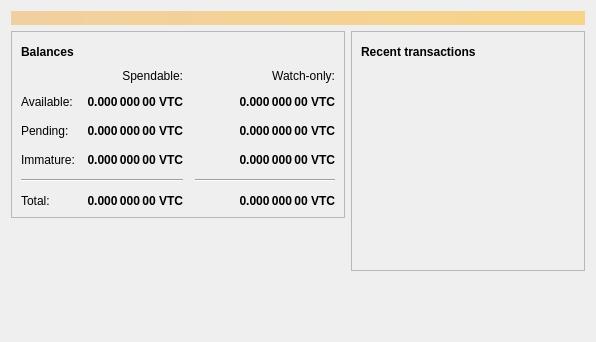
<?xml version="1.0" encoding="UTF-8"?>
<ui version="4.0">
 <class>OverviewPage</class>
 <widget class="QWidget" name="OverviewPage">
  <property name="geometry">
   <rect>
    <x>0</x>
    <y>0</y>
    <width>596</width>
    <height>342</height>
   </rect>
  </property>
  <property name="windowTitle">
   <string>Form</string>
  </property>
  <layout class="QVBoxLayout" name="topLayout">
   <item>
    <widget class="QLabel" name="labelAlerts">
     <property name="visible">
      <bool>false</bool>
     </property>
     <property name="styleSheet">
      <string notr="true">QLabel { background-color: qlineargradient(x1: 0, y1: 0, x2: 1, y2: 0, stop:0 #F0D0A0, stop:1 #F8D488); color:#000000; }</string>
     </property>
     <property name="wordWrap">
      <bool>true</bool>
     </property>
     <property name="margin">
      <number>3</number>
     </property>
     <property name="textInteractionFlags">
      <set>Qt::TextSelectableByMouse</set>
     </property>
    </widget>
   </item>
   <item>
    <layout class="QHBoxLayout" name="horizontalLayout" stretch="1,1">
     <item>
      <layout class="QVBoxLayout" name="verticalLayout_2">
       <item>
        <widget class="QFrame" name="frame">
         <property name="frameShape">
          <enum>QFrame::StyledPanel</enum>
         </property>
         <property name="frameShadow">
          <enum>QFrame::Raised</enum>
         </property>
         <layout class="QVBoxLayout" name="verticalLayout_4">
          <item>
           <layout class="QHBoxLayout" name="horizontalLayout_4">
            <item>
             <widget class="QLabel" name="label_5">
              <property name="font">
               <font>
                <weight>75</weight>
                <bold>true</bold>
               </font>
              </property>
              <property name="text">
               <string>Balances</string>
              </property>
             </widget>
            </item>
            <item>
             <widget class="QPushButton" name="labelWalletStatus">
              <property name="enabled">
               <bool>true</bool>
              </property>
              <property name="maximumSize">
               <size>
                <width>30</width>
                <height>16777215</height>
               </size>
              </property>
              <property name="toolTip">
               <string>The displayed information may be out of date. Your wallet automatically synchronizes with the Virtualcoin network after a connection is established, but this process has not completed yet.</string>
              </property>
              <property name="text">
               <string/>
              </property>
              <property name="icon">
               <iconset resource="../virtualcoin.qrc">
                <normaloff>:/icons/warning</normaloff>
                <disabledoff>:/icons/warning</disabledoff>:/icons/warning</iconset>
              </property>
              <property name="iconSize">
               <size>
                <width>24</width>
                <height>24</height>
               </size>
              </property>
              <property name="flat">
               <bool>true</bool>
              </property>
             </widget>
            </item>
            <item>
             <spacer name="horizontalSpacer_3">
              <property name="orientation">
               <enum>Qt::Horizontal</enum>
              </property>
              <property name="sizeHint" stdset="0">
               <size>
                <width>40</width>
                <height>20</height>
               </size>
              </property>
             </spacer>
            </item>
           </layout>
          </item>
          <item>
           <layout class="QGridLayout" name="gridLayout">
            <property name="spacing">
             <number>12</number>
            </property>
            <item row="2" column="2">
             <widget class="QLabel" name="labelWatchPending">
              <property name="font">
               <font>
                <weight>75</weight>
                <bold>true</bold>
               </font>
              </property>
              <property name="cursor">
               <cursorShape>IBeamCursor</cursorShape>
              </property>
              <property name="toolTip">
               <string>Unconfirmed transactions to watch-only addresses</string>
              </property>
              <property name="text">
               <string notr="true">0.000 000 00 VTC</string>
              </property>
              <property name="alignment">
               <set>Qt::AlignRight|Qt::AlignTrailing|Qt::AlignVCenter</set>
              </property>
              <property name="textInteractionFlags">
               <set>Qt::LinksAccessibleByMouse|Qt::TextSelectableByKeyboard|Qt::TextSelectableByMouse</set>
              </property>
             </widget>
            </item>
            <item row="2" column="1">
             <widget class="QLabel" name="labelUnconfirmed">
              <property name="font">
               <font>
                <weight>75</weight>
                <bold>true</bold>
               </font>
              </property>
              <property name="cursor">
               <cursorShape>IBeamCursor</cursorShape>
              </property>
              <property name="toolTip">
               <string>Total of transactions that have yet to be confirmed, and do not yet count toward the spendable balance</string>
              </property>
              <property name="text">
               <string notr="true">0.000 000 00 VTC</string>
              </property>
              <property name="alignment">
               <set>Qt::AlignRight|Qt::AlignTrailing|Qt::AlignVCenter</set>
              </property>
              <property name="textInteractionFlags">
               <set>Qt::LinksAccessibleByMouse|Qt::TextSelectableByKeyboard|Qt::TextSelectableByMouse</set>
              </property>
             </widget>
            </item>
            <item row="3" column="2">
             <widget class="QLabel" name="labelWatchImmature">
              <property name="font">
               <font>
                <weight>75</weight>
                <bold>true</bold>
               </font>
              </property>
              <property name="cursor">
               <cursorShape>IBeamCursor</cursorShape>
              </property>
              <property name="toolTip">
               <string>Mined balance in watch-only addresses that has not yet matured</string>
              </property>
              <property name="text">
               <string notr="true">0.000 000 00 VTC</string>
              </property>
              <property name="alignment">
               <set>Qt::AlignRight|Qt::AlignTrailing|Qt::AlignVCenter</set>
              </property>
              <property name="textInteractionFlags">
               <set>Qt::LinksAccessibleByMouse|Qt::TextSelectableByKeyboard|Qt::TextSelectableByMouse</set>
              </property>
             </widget>
            </item>
            <item row="4" column="0" colspan="2">
             <widget class="Line" name="line">
              <property name="orientation">
               <enum>Qt::Horizontal</enum>
              </property>
             </widget>
            </item>
            <item row="4" column="2">
             <widget class="Line" name="lineWatchBalance">
              <property name="sizePolicy">
               <sizepolicy hsizetype="Preferred" vsizetype="Fixed">
                <horstretch>0</horstretch>
                <verstretch>0</verstretch>
               </sizepolicy>
              </property>
              <property name="minimumSize">
               <size>
                <width>140</width>
                <height>0</height>
               </size>
              </property>
              <property name="orientation">
               <enum>Qt::Horizontal</enum>
              </property>
             </widget>
            </item>
            <item row="5" column="0">
             <widget class="QLabel" name="labelTotalText">
              <property name="text">
               <string>Total:</string>
              </property>
             </widget>
            </item>
            <item row="3" column="1">
             <widget class="QLabel" name="labelImmature">
              <property name="font">
               <font>
                <weight>75</weight>
                <bold>true</bold>
               </font>
              </property>
              <property name="cursor">
               <cursorShape>IBeamCursor</cursorShape>
              </property>
              <property name="toolTip">
               <string>Mined balance that has not yet matured</string>
              </property>
              <property name="text">
               <string notr="true">0.000 000 00 VTC</string>
              </property>
              <property name="alignment">
               <set>Qt::AlignRight|Qt::AlignTrailing|Qt::AlignVCenter</set>
              </property>
              <property name="textInteractionFlags">
               <set>Qt::LinksAccessibleByMouse|Qt::TextSelectableByKeyboard|Qt::TextSelectableByMouse</set>
              </property>
             </widget>
            </item>
            <item row="2" column="3">
             <spacer name="horizontalSpacer_2">
              <property name="orientation">
               <enum>Qt::Horizontal</enum>
              </property>
              <property name="sizeHint" stdset="0">
               <size>
                <width>40</width>
                <height>20</height>
               </size>
              </property>
             </spacer>
            </item>
            <item row="3" column="0">
             <widget class="QLabel" name="labelImmatureText">
              <property name="text">
               <string>Immature:</string>
              </property>
             </widget>
            </item>
            <item row="5" column="1">
             <widget class="QLabel" name="labelTotal">
              <property name="font">
               <font>
                <weight>75</weight>
                <bold>true</bold>
               </font>
              </property>
              <property name="cursor">
               <cursorShape>IBeamCursor</cursorShape>
              </property>
              <property name="toolTip">
               <string>Your current total balance</string>
              </property>
              <property name="text">
               <string notr="true">0.000 000 00 VTC</string>
              </property>
              <property name="alignment">
               <set>Qt::AlignRight|Qt::AlignTrailing|Qt::AlignVCenter</set>
              </property>
              <property name="textInteractionFlags">
               <set>Qt::LinksAccessibleByMouse|Qt::TextSelectableByKeyboard|Qt::TextSelectableByMouse</set>
              </property>
             </widget>
            </item>
            <item row="5" column="2">
             <widget class="QLabel" name="labelWatchTotal">
              <property name="font">
               <font>
                <weight>75</weight>
                <bold>true</bold>
               </font>
              </property>
              <property name="cursor">
               <cursorShape>IBeamCursor</cursorShape>
              </property>
              <property name="toolTip">
               <string>Current total balance in watch-only addresses</string>
              </property>
              <property name="text">
               <string notr="true">0.000 000 00 VTC</string>
              </property>
              <property name="alignment">
               <set>Qt::AlignRight|Qt::AlignTrailing|Qt::AlignVCenter</set>
              </property>
              <property name="textInteractionFlags">
               <set>Qt::LinksAccessibleByMouse|Qt::TextSelectableByKeyboard|Qt::TextSelectableByMouse</set>
              </property>
             </widget>
            </item>
            <item row="0" column="2">
             <widget class="QLabel" name="labelWatchonly">
              <property name="text">
               <string>Watch-only:</string>
              </property>
              <property name="alignment">
               <set>Qt::AlignRight|Qt::AlignTrailing|Qt::AlignVCenter</set>
              </property>
             </widget>
            </item>
            <item row="1" column="0">
             <widget class="QLabel" name="labelBalanceText">
              <property name="text">
               <string>Available:</string>
              </property>
             </widget>
            </item>
            <item row="1" column="1">
             <widget class="QLabel" name="labelBalance">
              <property name="font">
               <font>
                <weight>75</weight>
                <bold>true</bold>
               </font>
              </property>
              <property name="cursor">
               <cursorShape>IBeamCursor</cursorShape>
              </property>
              <property name="toolTip">
               <string>Your current spendable balance</string>
              </property>
              <property name="text">
               <string notr="true">0.000 000 00 VTC</string>
              </property>
              <property name="alignment">
               <set>Qt::AlignRight|Qt::AlignTrailing|Qt::AlignVCenter</set>
              </property>
              <property name="textInteractionFlags">
               <set>Qt::LinksAccessibleByMouse|Qt::TextSelectableByKeyboard|Qt::TextSelectableByMouse</set>
              </property>
             </widget>
            </item>
            <item row="1" column="2">
             <widget class="QLabel" name="labelWatchAvailable">
              <property name="font">
               <font>
                <weight>75</weight>
                <bold>true</bold>
               </font>
              </property>
              <property name="cursor">
               <cursorShape>IBeamCursor</cursorShape>
              </property>
              <property name="toolTip">
               <string>Your current balance in watch-only addresses</string>
              </property>
              <property name="text">
               <string notr="true">0.000 000 00 VTC</string>
              </property>
              <property name="alignment">
               <set>Qt::AlignRight|Qt::AlignTrailing|Qt::AlignVCenter</set>
              </property>
              <property name="textInteractionFlags">
               <set>Qt::LinksAccessibleByMouse|Qt::TextSelectableByKeyboard|Qt::TextSelectableByMouse</set>
              </property>
             </widget>
            </item>
            <item row="2" column="0">
             <widget class="QLabel" name="labelPendingText">
              <property name="text">
               <string>Pending:</string>
              </property>
             </widget>
            </item>
            <item row="0" column="1">
             <widget class="QLabel" name="labelSpendable">
              <property name="text">
               <string>Spendable:</string>
              </property>
              <property name="alignment">
               <set>Qt::AlignRight|Qt::AlignTrailing|Qt::AlignVCenter</set>
              </property>
             </widget>
            </item>
           </layout>
          </item>
         </layout>
        </widget>
       </item>
       <item>
        <spacer name="verticalSpacer">
         <property name="orientation">
          <enum>Qt::Vertical</enum>
         </property>
         <property name="sizeHint" stdset="0">
          <size>
           <width>20</width>
           <height>40</height>
          </size>
         </property>
        </spacer>
       </item>
      </layout>
     </item>
     <item>
      <layout class="QVBoxLayout" name="verticalLayout_3">
       <item>
        <widget class="QFrame" name="frame_2">
         <property name="frameShape">
          <enum>QFrame::StyledPanel</enum>
         </property>
         <property name="frameShadow">
          <enum>QFrame::Raised</enum>
         </property>
         <layout class="QVBoxLayout" name="verticalLayout">
          <item>
           <layout class="QHBoxLayout" name="horizontalLayout_2">
            <item>
             <widget class="QLabel" name="label_4">
              <property name="font">
               <font>
                <weight>75</weight>
                <bold>true</bold>
               </font>
              </property>
              <property name="text">
               <string>Recent transactions</string>
              </property>
             </widget>
            </item>
            <item>
             <widget class="QPushButton" name="labelTransactionsStatus">
              <property name="enabled">
               <bool>true</bool>
              </property>
              <property name="maximumSize">
               <size>
                <width>30</width>
                <height>16777215</height>
               </size>
              </property>
              <property name="toolTip">
               <string>The displayed information may be out of date. Your wallet automatically synchronizes with the Virtualcoin network after a connection is established, but this process has not completed yet.</string>
              </property>
              <property name="text">
               <string/>
              </property>
              <property name="icon">
               <iconset resource="../virtualcoin.qrc">
                <normaloff>:/icons/warning</normaloff>
                <disabledoff>:/icons/warning</disabledoff>:/icons/warning</iconset>
              </property>
              <property name="iconSize">
               <size>
                <width>24</width>
                <height>24</height>
               </size>
              </property>
              <property name="flat">
               <bool>true</bool>
              </property>
             </widget>
            </item>
            <item>
             <spacer name="horizontalSpacer">
              <property name="orientation">
               <enum>Qt::Horizontal</enum>
              </property>
              <property name="sizeHint" stdset="0">
               <size>
                <width>40</width>
                <height>20</height>
               </size>
              </property>
             </spacer>
            </item>
           </layout>
          </item>
          <item>
           <widget class="QListView" name="listTransactions">
            <property name="styleSheet">
             <string notr="true">QListView { background: transparent; }</string>
            </property>
            <property name="frameShape">
             <enum>QFrame::NoFrame</enum>
            </property>
            <property name="verticalScrollBarPolicy">
             <enum>Qt::ScrollBarAlwaysOff</enum>
            </property>
            <property name="horizontalScrollBarPolicy">
             <enum>Qt::ScrollBarAlwaysOff</enum>
            </property>
            <property name="selectionMode">
             <enum>QAbstractItemView::NoSelection</enum>
            </property>
           </widget>
          </item>
         </layout>
        </widget>
       </item>
       <item>
        <spacer name="verticalSpacer_2">
         <property name="orientation">
          <enum>Qt::Vertical</enum>
         </property>
         <property name="sizeHint" stdset="0">
          <size>
           <width>20</width>
           <height>40</height>
          </size>
         </property>
        </spacer>
       </item>
      </layout>
     </item>
    </layout>
   </item>
  </layout>
 </widget>
 <resources/>
 <connections/>
</ui>
